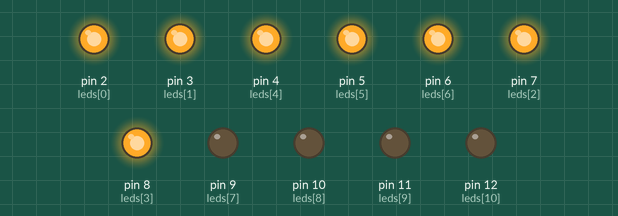
Bench run of a sketch on a simulated Arduino Uno, built with avr-gcc and run on an emulated ATmega328P. On the bench: output pins drawn as LEDs (lit = HIGH).

Above: at 0.5 s.
At 2.5 s:
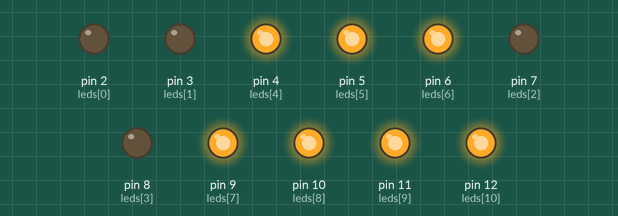
At 4.0 s:
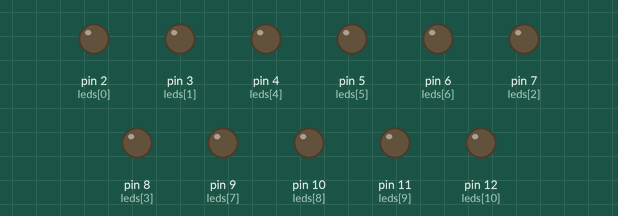
Timing chart, 0 to 6.5 s (numbered marks = the images above):
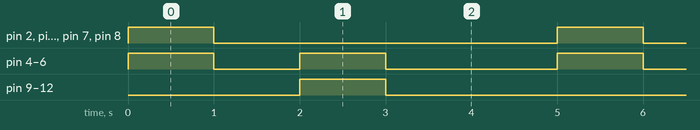

The sketch:

funcionesCaritas.ino
```cpp
int leds[11] = {2, 3, 7, 8, 4, 5, 6, 9, 10, 11, 12} ;

void setup() {
  for (int i = 0; i <= 10; i++) {
    pinMode(leds[i], OUTPUT);
  }

}

void loop() {
  sonrisa();
  delay(1000);
  apagarLeds();
  delay(1000);
  triste();
  delay(1000);
  apagarLeds();
  delay(2000);
}

void triste() {
  for (int t = 4; t <= 10; t++) {
    digitalWrite(leds[t], HIGH);
  }
}

void sonrisa() {
  for (int s = 0; s <= 6; s++) {
    digitalWrite(leds[s], HIGH);
  }
}

void apagarLeds() {
  for (int i = 0; i <= 10; i++) {
    digitalWrite(leds[i], LOW);
  }
}
```

Measured:
- by itself, pin 4 (leds[4]), pin 5 (leds[5]), pin 6 (leds[6]): repeats every 5.0 s: LOW 1.0 s, HIGH 1.0 s, LOW 2.0 s, HIGH 1.0 s
- by itself, pin 2 (leds[0]), pin 3 (leds[1]), pin 7 (leds[2]), pin 8 (leds[3]), pin 9 (leds[7]), pin 10 (leds[8]), pin 11 (leds[9]), pin 12 (leds[10]): alternates HIGH for 1.0 s and LOW for 4.0 s
- by itself, everything shown: repeats every 5.0 s, in 4 steps
